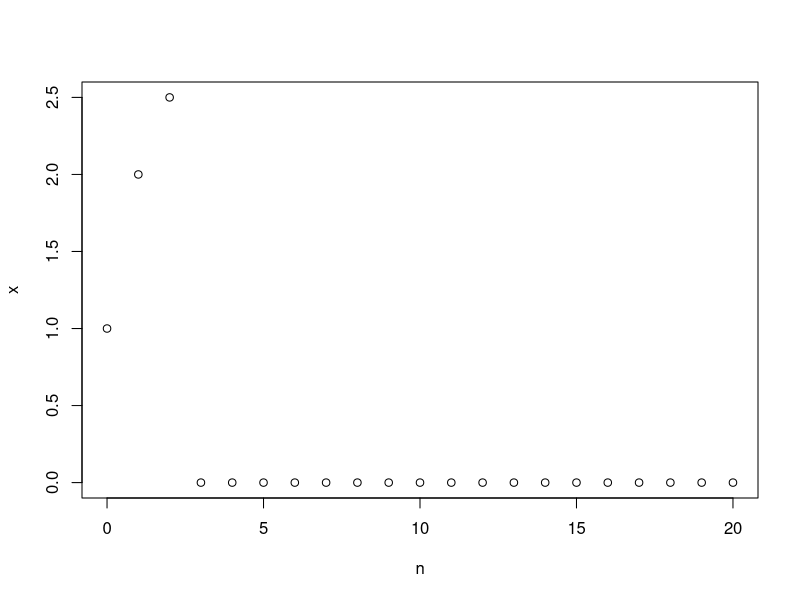
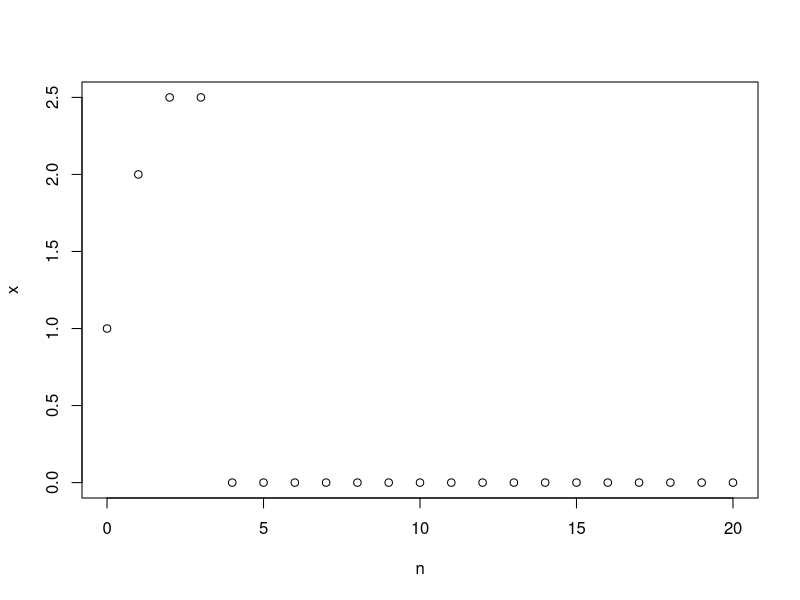
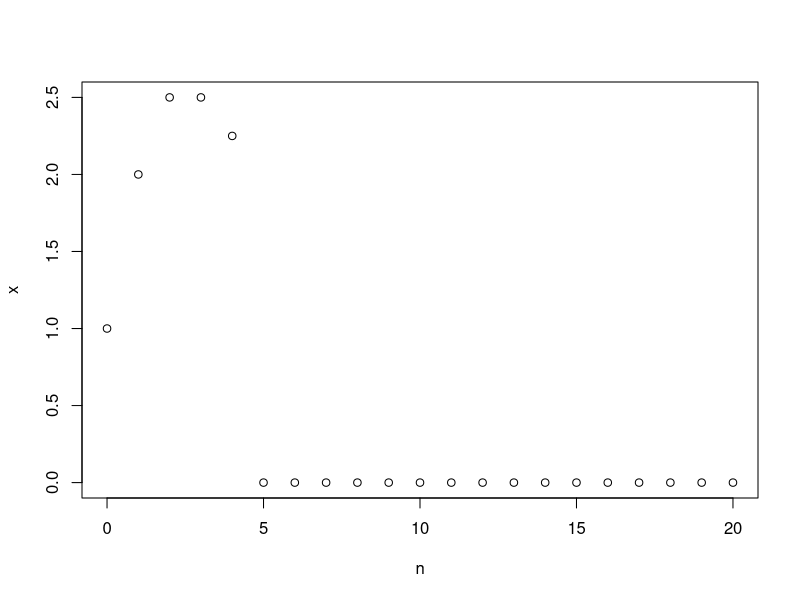
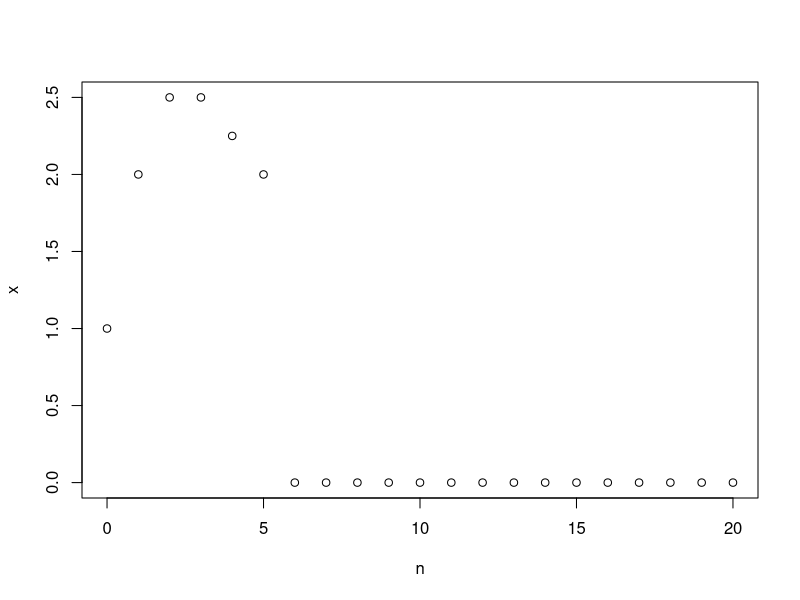
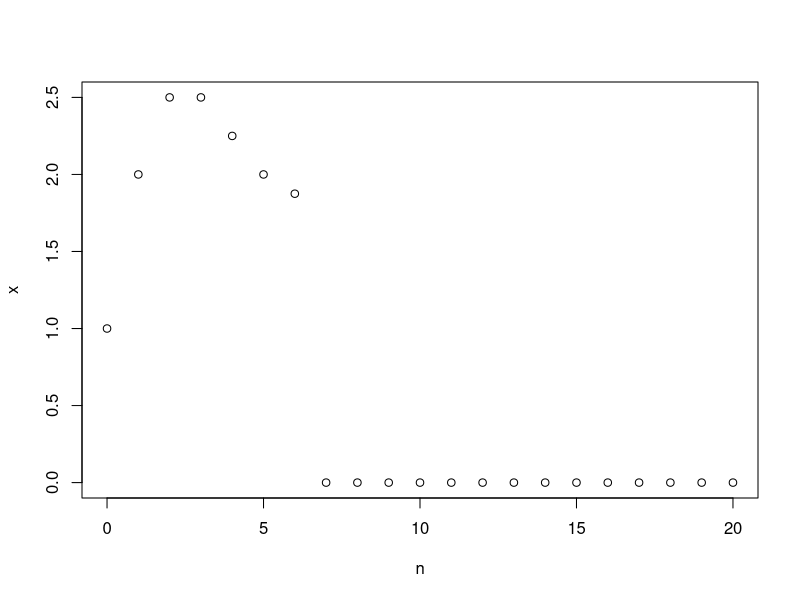
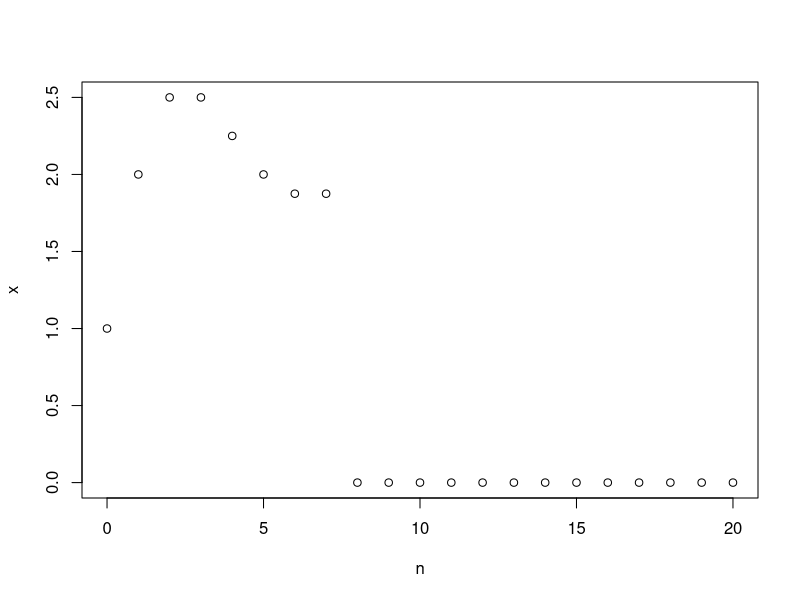
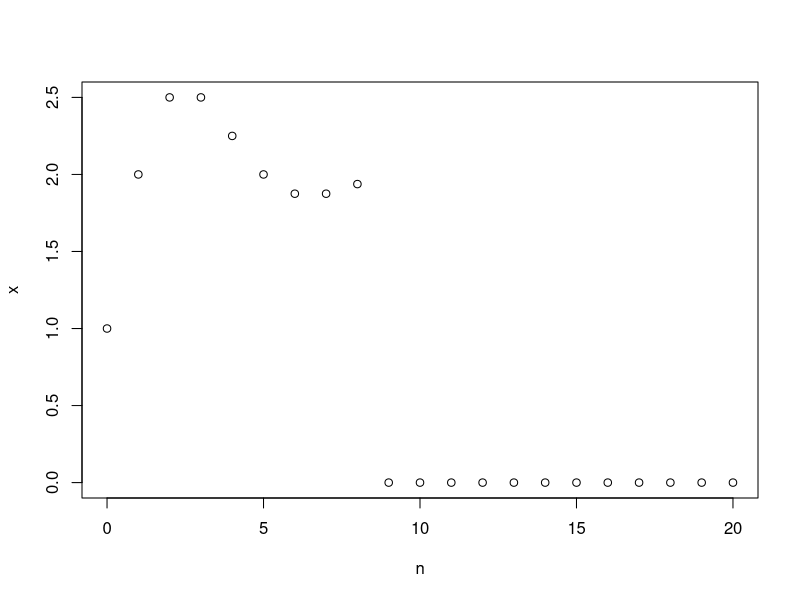
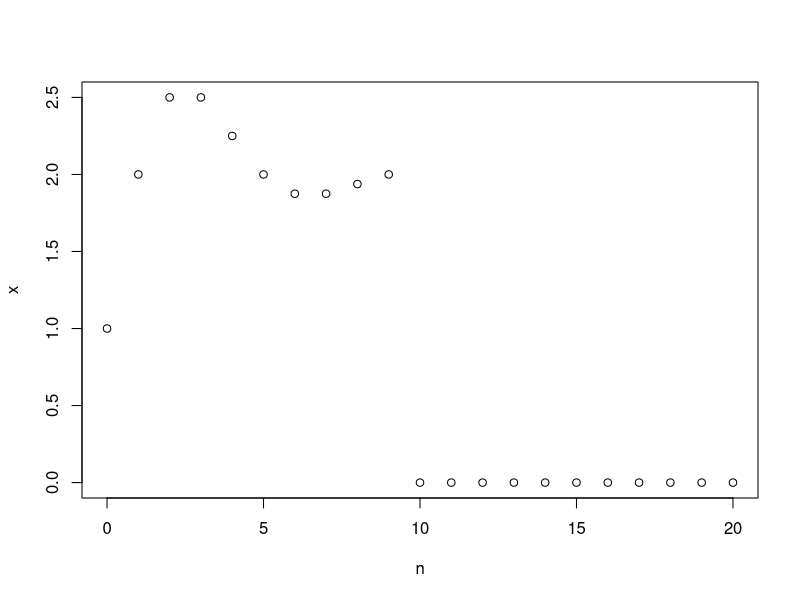

Write the R code that produced these figures, in order.
x=rep(0,21)
n=seq(0,20)
x[1]=1
x[2]=2
a=1/2
b=1
for(j in 3:length(n))   {
  x[j]=a*x[j-1]+(a*b*(x[j-1]-x[j-2]))+1
  plot(n,x)
}
